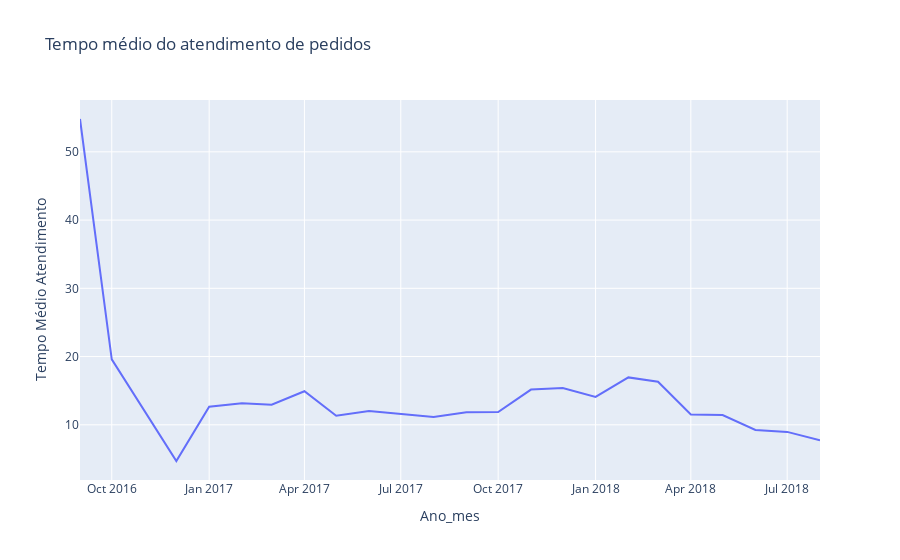

Notebook cell for this chart:
### Markdown cell above
---
Esta consulta retorna um **relatório mensal de eficiência logística e volume de vendas**, agrupando os dados por Ano e Mês da compra. Para cada mês, ela exibe duas métricas principais: a **quantidade total de pedidos realizados** (`total_compras`) e o **tempo médio de entrega em dias** (`dias_medios_atendimento`) entre a compra e o recebimento pelo cliente, considerando apenas os pedidos que foram efetivamente entregues (`status 'delivered'`), ordenados cronologicamente.

Basicamente, ela responde à pergunta: **"Como o volume de vendas e a agilidade da minha entrega evoluíram mês a mês?"**

### Code cell
consulta = """
select to_char(df.order_purchase_timestamp::timestamp, 'yyyy-mm') as ano_mes
     , count(df.order_id) as total_compras
     , avg(extract(epoch from (df.order_delivered_customer_date::timestamp - df.order_purchase_timestamp::timestamp)) / 86400) as dias_medios_atendimento
  from df_orders df
 where df.order_status = 'delivered'
   and df.order_delivered_customer_date is not null
 group by to_char(df.order_purchase_timestamp::timestamp, 'yyyy-mm')
 order by ano_mes;
"""
df = pd.read_sql(sql=text(consulta), con=cn.get_engine())
print(df.head())

gg.gerar_grafico_sql( codigo_sql         = consulta
                    , coluna_x           = 'ano_mes'
                    , coluna_y           = 'dias_medios_atendimento'
                    , rotulo_valor       = 'Tempo Médio Atendimento'
                    , titulo_grafico     = 'Tempo médio do atendimento de pedidos'
                    , tipo_grafico       = 'Linha'
                    , nome_arquivo_saida = '../visualizacoes/grafico_tempo_medio_atendimento.png'
                    , conexao            =  cn.get_engine()
                     )

### Figure 1 — Plotly figure (JSON) as saved in the notebook; plotly's stock layout.template omitted (floating-point values rounded to 4 significant figures)
{"data": [{"hovertemplate": "Ano_mes=%{x}<br>Tempo Médio Atendimento=%{y}<extra></extra>", "legendgroup": "", "line": {"color": "#636efa", "dash": "solid"}, "marker": {"symbol": "circle"}, "mode": "lines", "name": "", "orientation": "v", "showlegend": false, "type": "scatter", "x": ["2016-09", "2016-10", "2016-12", "2017-01", "2017-02", "2017-03", "2017-04", "2017-05", "2017-06", "2017-07", "2017-08", "2017-09", "2017-10", "2017-11", "2017-12", "2018-01", "2018-02", "2018-03", "2018-04", "2018-05", "2018-06", "2018-07", "2018-08"], "xaxis": "x", "y": [54.81, 19.6, 4.693, 12.65, 13.17, 12.95, 14.92, 11.32, 12.01, 11.59, 11.15, 11.85, 11.86, 15.16, 15.39, 14.08, 16.95, 16.3, 11.5, 11.42, 9.239, 8.959, 7.733], "yaxis": "y"}], "layout": {"autosize": true, "legend": {"tracegroupgap": 0}, "title": {"text": "Tempo médio do atendimento de pedidos"}, "xaxis": {"anchor": "y", "autorange": true, "domain": [0, 1], "range": ["2016-09-01", "2018-08-01"], "title": {"text": "Ano_mes"}, "type": "date"}, "yaxis": {"anchor": "x", "autorange": true, "domain": [0, 1], "range": [1.909, 57.6], "title": {"text": "Tempo Médio Atendimento"}, "type": "linear"}}}
